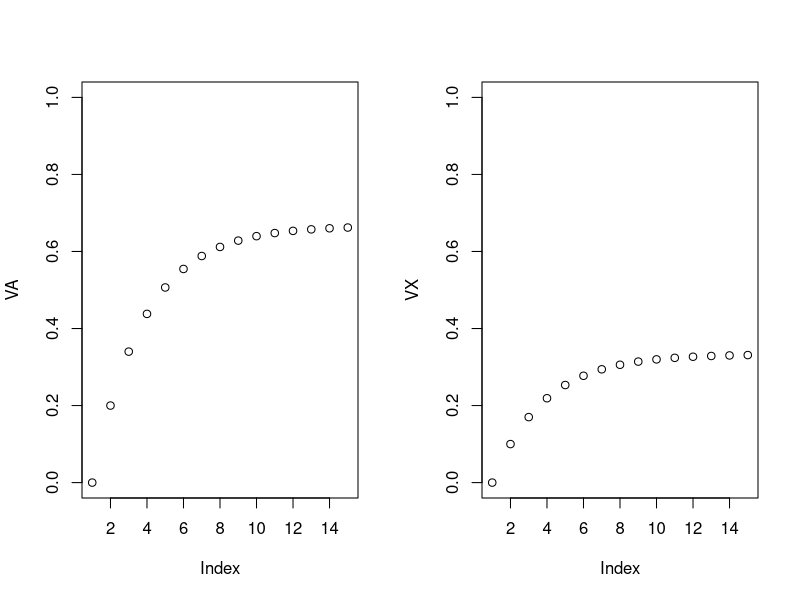

Write R code to recreate this figure.
# Overshadowing
# learning rate from 0-1

alphaA <- 1 # salience of stimuli A
alphaX <- .5 # salience of stimuli X - lower than A

beta <- .2 # learning rate

lambda <- 1 # maximum associative strength

VA <- array(0, c(15)) # initializing array of associations between A and stimuli
VA[1] <- 0

VX <- array(0, c(15)) # initializing array of associations between X and stimuli
VX[1] <- 0

VAX <- array(0, c(15)) # initializing compound learning
VAX[1] <- 0

delta_VA <- array(0, c(15)) # initializing array of learning for A
delta_VA[1] <- 0

delta_VX <- array(0, c(15)) # initializing array of learning for X
delta_VX[1] <- 0

for (t in 2:15) {
  delta_VA[t] <- alphaA * beta * (lambda - VAX[t-1]) # association with A
  VA[t] <- VA[t-1] + delta_VA[t]
  delta_VX[t] <- alphaX * beta * (lambda - VAX[t-1]) # association with X
  VX[t] <- VX[t-1] + delta_VX[t]
  VAX[t] <- VA[t] + VX[t]
  
}


# seeing if it works as intended
par(mfrow = c(1, 2))
plot(VA, ylim = c(0, 1))
plot(VX, ylim = c(0, 1))

